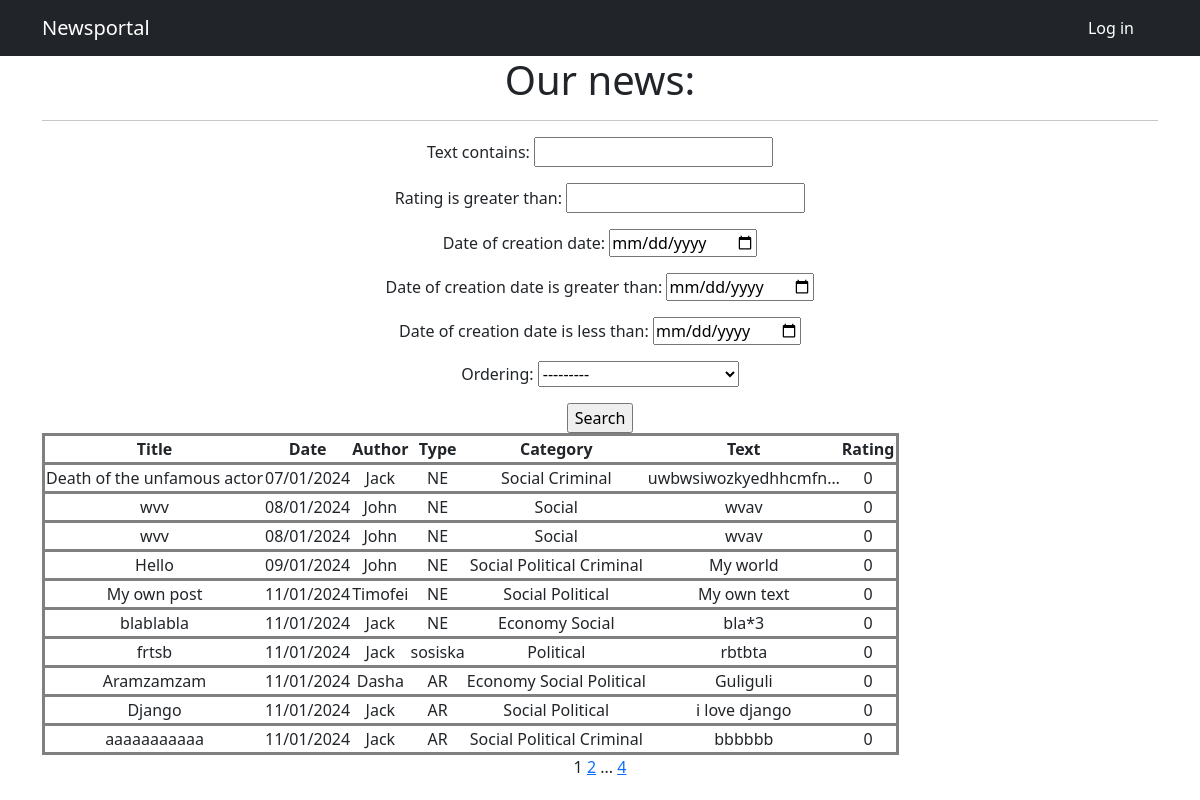
Screenshot of /newspaper/ with the database file from the repository.
### newsportal_app/models.py (models this page shows, shortened)
class Post(models.Model):
    author = models.ForeignKey(Author, on_delete=models.CASCADE)
    type = models.CharField(max_length=255, choices=TYPE_OF_POST, default=news)
    date_of_creation = models.DateTimeField(auto_now_add=True)
    category = models.ManyToManyField(Category, through='PostCategory')
    title = models.CharField(max_length=255)
    text = models.TextField()
    rating = models.IntegerField(default=0)

class Author(models.Model):
    user = models.OneToOneField(User, on_delete=models.CASCADE)
    rating = models.IntegerField(default=0)

class Category(models.Model):
    class Meta:
        verbose_name_plural = 'Categories'
    name = models.CharField(max_length=255, unique=True)
    subscribers = models.ManyToManyField(User, blank=True, related_name='categories')

### newsportal_app/views.py (the view)
# urls.py: path('', PostList.as_view(), name='post_list'),
class PostList(ListView):
    model = Post
    template_name = 'views/news.html'
    context_object_name = 'posts'
    paginate_by = 10
    def get_queryset(self):
        queryset = super().get_queryset()
        self.filterset = PostFilter(self.request.GET, queryset)
        return self.filterset.qs
    def get_context_data(self, **kwargs):
        context = super().get_context_data(**kwargs)
        context['filterset'] = self.filterset
        return context

### newsportal_app/templatetags/custom_filters.py (called while the page is built)
@register.filter()
def censor(text):
    for first in range(len(text)):
        for second in range(1, len(text)+1):
            if text[first:second + 1] in profanity_list:
                text = text[:first + 1] + '*' * (second - first) + text[second + 1:]
    return text

### newsportal_app/templatetags/custom_tags.py (called while the page is built)
@register.simple_tag(takes_context=True)
def url_replace(context, **kwargs):
    d = context['request'].GET.copy()
    for k, v in kwargs.items():
        d[k] = v
    return d.urlencode()

### templates/views/news.html (shortened to what this page needs)
{% extends 'flatpages/default.html' %}
{% load custom_tags %}
{% load custom_filters %}
{% block title %}
Newsportal
{% endblock title %}
{% block content %}
   <h1>Our news:</h1>
   <hr>
   <form action="" method="get">
       {{ filterset.form.as_p }}
       <input type="submit" value="Search" />
   </form>
   {% if posts %}
       <table>
           <tr>
               <th>Title</th>
               <th>Date</th>
               <th>Author</th>
               <th>Type</th>
               <th>Category</th>
               <th>Text</th>
               <th>Rating</th>
           </tr>
           {% for post in posts %}
           <tr>
               <td>{{ post.title }}</td>
               <td>{{ post.date_of_creation|date:"d/m/Y" }}</td>
               <td>{{ post.author.user.username }}</td>
               <td>{{ post.type }}</td>
               <td>
                   {% for category in post.category.all %}
                      {{ category.name }}
                   {% endfor %}
               </td>
               <td>{{ post.text|truncatechars:20|censor }}</td>
               <td>{{ post.rating }}</td>
           </tr>
           {% endfor %}
       </table>
   {% else %}
       <h2>There are not posts!</h2>
   {% endif %}
   {{ page_obj.number }}
   {% if page_obj.has_next %}
       <a href="?{% url_replace page=page_obj.next_page_number %}">{{ page_obj.next_page_number }}</a>
       {% if paginator.num_pages != page_obj.next_page_number %}
           ...
           <a href="?{% url_replace page=page_obj.paginator.num_pages %}">{{ page_obj.paginator.num_pages }}</a>
       {% endif %}
   {% endif %}
{% endblock content %}

### rows the page displays
Post: title "Death of the unfamous actor", date_of_creation "07/01/2024", author.user.username "Jack", type "NE", text|censor "uwbwsiwozkyedhhcmfn…", rating "0"
Category: name "Social"
Category: name "Criminal"
Post: title "wvv", date_of_creation "08/01/2024", author.user.username "John", type "NE", text|censor "wvav", rating "0"
Post: title "wvv", date_of_creation "08/01/2024", author.user.username "John", type "NE", text|censor "wvav", rating "0"
Post: title "Hello", date_of_creation "09/01/2024", author.user.username "John", type "NE", text|censor "My world", rating "0"
Category: name "Political"
Post: title "My own post", date_of_creation "11/01/2024", author.user.username "Timofei", type "NE", text|censor "My own text", rating "0"
Post: title "blablabla", date_of_creation "11/01/2024", author.user.username "Jack", type "NE", text|censor "bla*3", rating "0"
Category: name "Economy"
Post: title "frtsb", date_of_creation "11/01/2024", author.user.username "Jack", type "sosiska", text|censor "rbtbta", rating "0"
Post: title "Aramzamzam", date_of_creation "11/01/2024", author.user.username "Dasha", type "AR", text|censor "Guliguli", rating "0"
Post: title "Django", date_of_creation "11/01/2024", author.user.username "Jack", type "AR", text|censor "i love django", rating "0"
Post: title "aaaaaaaaaaa", date_of_creation "11/01/2024", author.user.username "Jack", type "AR", text|censor "bbbbbb", rating "0"

### other values shown
{{ page_obj.number }} "1"
{{ page_obj.next_page_number }} "2"
{{ page_obj.paginator.num_pages }} "4"
